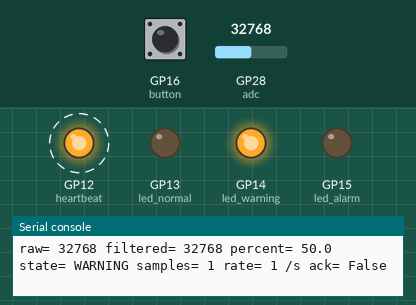
Bench run of a program on a simulated Raspberry Pi Pico running MicroPython. On the bench: output pins drawn as LEDs (lit = HIGH), the last lines printed to the serial console. Dashed ring = blinking. Inputs (shaded band) come from the test bench; at power-on: GP28 (adc) = 32768, GP16 (button) HIGH (analog values on the 0–65535 scale).

Above: at 0.9 s.
1.3 s: GP28 (adc) set to 32064
At 2.11 s:
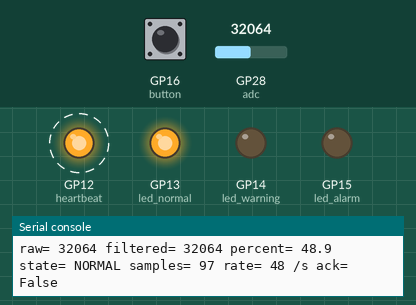
4.3 s: GP28 (adc) set to 57670
At 5.32 s:
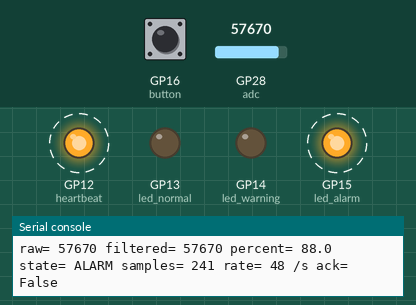
7.3 s: GP16 (button) pulled LOW for 0.15 s
At 7.52 s:
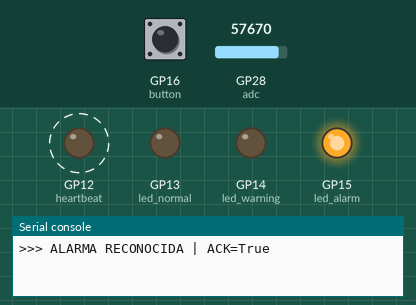
10.3 s: GP28 (adc) set to 50224
13.3 s: GP28 (adc) set to 48112
At 13.54 s:
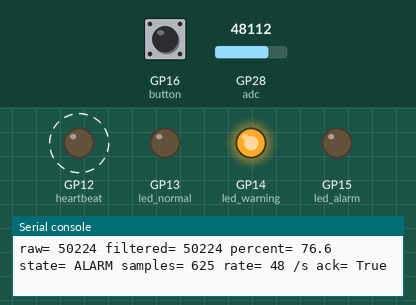
Timing chart, 0 to 20.3 s (numbered marks = the images above; inputs shaded):
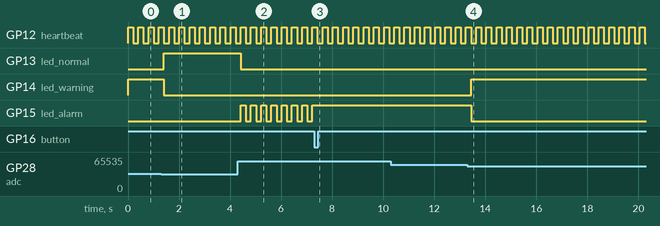

The program:

main_wokwi.py
```python
# =========================================================================
#  RETO 08 - Sistema multitarea (version Wokwi)
#  Sesion 08: Procesamiento multihilo / Dual-Core
#  Angel Rugerio Jiménez #201720
# =========================================================================

from machine import Pin, ADC
from time import ticks_ms, ticks_diff, sleep_ms

# ===== Hardware =====
adc = ADC(28)                           # GP28 - ADC2, cursor del potenciometro
led_normal = Pin(13, Pin.OUT)           # GP13 - LED verde    (NORMAL)
led_warning = Pin(14, Pin.OUT)          # GP14 - LED amarillo (WARNING)
led_alarm = Pin(15, Pin.OUT)            # GP15 - LED rojo     (ALARM)
heartbeat = Pin(12, Pin.OUT)            # GP12 - LED azul     (sistema vivo)
button = Pin(16, Pin.IN, Pin.PULL_UP)   # GP16 - boton ACK: libre = 1, presionado = 0

# ===== Parametros =====
WARNING = 50        # % a partir del cual el estado es WARNING
ALARM = 75          # % a partir del cual el estado es ALARM
BUFFER_SIZE = 8     # Lecturas que promedia el filtro -> 8 x 20 ms = 160 ms de ventana

sensor_period = 20      # ms -> 50 Hz
button_period = 50      # ms -> 20 Hz
ui_period = 200         # ms -> 5 Hz
log_period = 1000       # ms -> 1 Hz

# ===== Estado compartido entre tareas =====
raw_value = 0
filtered_value = 0
percent_value = 0
state = "INIT"
sample_count = 0
last_sample_count = 0   # sample_count en el log anterior -> muestras por segundo
alarm_ack = False
last_button = 1
alarm_blink = False

# Ventana del promedio movil
buffer = []

# Cuando le toca a cada tarea
next_sensor = ticks_ms()
next_ui = ticks_ms()
next_log = ticks_ms()
next_button = ticks_ms()


# ¿Ya llego (o ya paso) el momento target? ticks_diff es seguro aunque ticks_ms() de la vuelta
def due(now, target):
    return ticks_diff(now, target) >= 0


# ===== Filtro =====
# Igual que en el Reto 07: entra la lectura nueva y, si la ventana ya esta
# llena, sale la mas vieja. Se divide entre len(buffer) para que las primeras
# lecturas no salgan mas bajas mientras se llena.
def moving_average(new_value):
    buffer.append(new_value)
    if len(buffer) > BUFFER_SIZE:
        buffer.pop(0)
    return sum(buffer) // len(buffer)


# ===== Decision =====
# Del umbral mas alto al mas bajo
def classify(percent):
    if percent >= ALARM:
        return "ALARM"
    elif percent >= WARNING:
        return "WARNING"
    else:
        return "NORMAL"


# ===== Tareas =====
# Tarea critica: corta y rapida. No imprime ni toca LEDs, solo actualiza datos.
def sensor_task():
    global raw_value, filtered_value, percent_value
    global state, sample_count, alarm_ack

    raw_value = adc.read_u16()
    filtered_value = moving_average(raw_value)
    percent_value = filtered_value * 100 / 65535
    new_state = classify(percent_value)

    # Si la condicion de alarma desaparece, el ACK anterior ya no vale
    if new_state != "ALARM":
        alarm_ack = False

    state = new_state
    sample_count += 1


def ui_task():
    global alarm_blink

    heartbeat.toggle()      # cambia SIEMPRE: si se congela, el programa se bloqueo

    led_normal.value(state == "NORMAL")
    led_warning.value(state == "WARNING")

    if state == "ALARM":
        if alarm_ack:
            led_alarm.on()                  # reconocida: la condicion sigue, rojo fijo
        else:
            alarm_blink = not alarm_blink   # sin reconocer: rojo parpadea
            led_alarm.value(alarm_blink)
    else:
        led_alarm.off()


def log_task():
    global last_sample_count

    rate = sample_count - last_sample_count    # muestras desde el log anterior (~1 s)
    last_sample_count = sample_count

    print("raw=", raw_value,
          "filtered=", filtered_value,
          "percent=", round(percent_value, 1),
          "state=", state,
          "samples=", sample_count,
          "rate=", rate, "/s",
          "ack=", alarm_ack)


# El boton se lee cada 50 ms y solo cuenta el CAMBIO 1 -> 0 (flanco de bajada):
# mantenerlo presionado no genera mas eventos. Leer cada 50 ms tambien filtra
# el rebote, que dura menos que eso.
def button_task():
    global alarm_ack, last_button, sample_count, last_sample_count

    current_button = button.value()

    if last_button == 1 and current_button == 0:
        if state == "ALARM":
            alarm_ack = True                # en ALARM: reconocer
            print(">>> ALARMA RECONOCIDA | ACK=True")
        else:
            sample_count = 0                # fuera de ALARM: reset del contador
            last_sample_count = 0
            print(">>> Sin ALARM: contador de muestras reiniciado")

    last_button = current_button


# ===== Inicio =====
print("RETO 08 - Sistema multitarea (Wokwi, un nucleo)")
print(f"Sensor: {sensor_period} ms | Boton: {button_period} ms | UI: {ui_period} ms | Log: {log_period} ms")
print(f"Umbrales: WARNING >= {WARNING}% | ALARM >= {ALARM}% | Filtro: {BUFFER_SIZE} lecturas")
print("Boton: en ALARM = ACK (rojo fijo) | fuera de ALARM = reset del contador")

# Scheduler cooperativo: cada vuelta revisa a quien le toca, lo corre y sigue.
# El unico sleep es de 2 ms, para no girar el loop en vacio.
while True:
    now = ticks_ms()

    if due(now, next_sensor):
        sensor_task()
        next_sensor = now + sensor_period

    if due(now, next_button):
        button_task()
        next_button = now + button_period

    if due(now, next_ui):
        ui_task()
        next_ui = now + ui_period

    if due(now, next_log):
        log_task()
        next_log = now + log_period

    sleep_ms(2)
    
```

Measured:
- the behaviour switches between 32768 and 32752 on GP28 (adc) (found by bisection; images 0 and 1)
- the behaviour switches between 49152 and 49136 on GP28 (adc) (found by bisection; images 3 and 4)
- after the input at 1.3 s, GP13 (led_normal): LOW → HIGH after 0.11 s; GP14 (led_warning): HIGH → LOW after 0.11 s
- after the input at 4.3 s, GP13 (led_normal): HIGH → LOW after 0.12 s; GP15 (led_alarm): alternates HIGH for 0.20 s and LOW for 0.20 s, starting after 0.12 s
- after the input at 7.3 s, GP15 (led_alarm): stops changing and stays HIGH
- after the input at 13.3 s, GP14 (led_warning): LOW → HIGH after 0.14 s; GP15 (led_alarm): HIGH → LOW after 0.14 s
- by itself, GP12 (heartbeat): alternates HIGH for 0.20 s and LOW for 0.20 s
